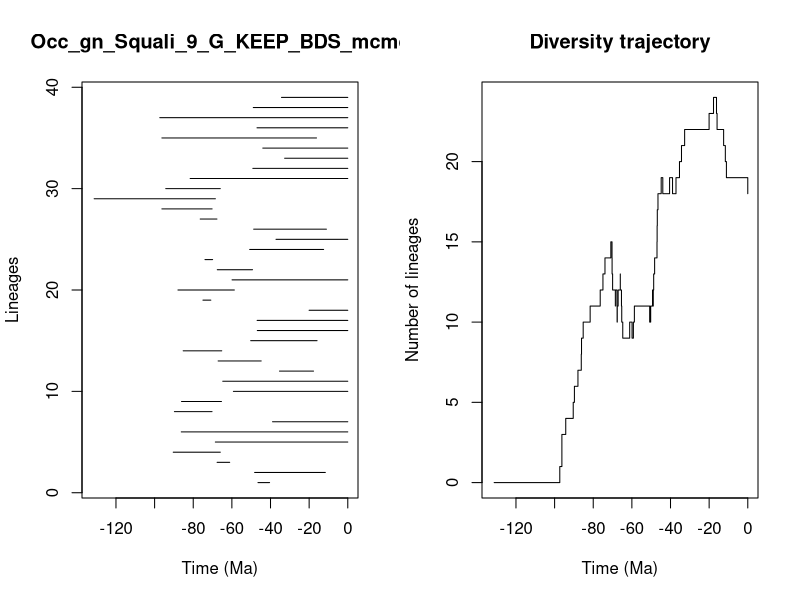

Source code (R):


pdf(file='../Results/Genus/5_MA_bins_EP_FT/pyrate_mcmc_logs/Occ_gn_Squali_9_G_KEEP_BDS_mcmc_LTT.pdf',width=0.6*20, height=0.6*10)
title = "Occ_gn_Squali_9_G_KEEP_BDS_mcmc"
ts=c(46.48837127400199, 48.220756304013456,67.64534043748372,90.35957853284576,68.55746593224482,86.19336236819312,38.94843948349945,89.74585967243263,86.0656951489386,59.21095145552704,64.71747917328267,35.35518219746333,67.11153880904914,85.20435332010166,50.2614808814694,46.837974571512525,46.926654086216956,20.024459620333634,74.97509271138614,87.91614208692556,59.90585028078853,67.55784786517826,73.92425084572659,50.78377444790416,37.15757746524753,48.710658776912226,76.38896670911743,96.22855398009399,131.2908413999148,94.23298466711786,81.59893248728119,49.14780042546115,32.68664903231581,43.99038807893667,96.22876979579469,46.99300630344771,97.31670127245079,48.9217393307158,34.31241031988942)
te=c(40.48374168674791, 11.61654902436807,61.13029257445113,65.98485533935184,0.0,0.0,0.0,70.27518597059188,65.38937615173718,0.0,0.0,17.740425461212162,44.824002978677484,65.2455731504784,15.89628458528113,0.0,0.0,0.0,70.8904091045996,58.704461863882344,0.0,49.3053302254698,69.96837783013753,12.503204023344857,0.0,11.061871025709129,67.73732519232809,70.23754028156607,68.53760907074667,65.99983381069623,0.0,0.0,0.0,0.0,16.192984414785762,0.0,0.0,0.0,0.0)
div_traj=c(0, 1,2,3,4,5,6,7,8,9,10,11,12,13,14,15,14,13,12,11,12,11,10,11,12,13,12,11,10,9,10,9,10,11,10,11,12,11,12,13,14,15,16,17,18,19,18,19,18,19,20,21,22,23,24,23,22,21,20,19,18)
time_events=c(131.2908413999148, 97.31670127245079,96.22876979579469,96.22855398009399,94.23298466711786,90.35957853284576,89.74585967243263,87.91614208692556,86.19336236819312,86.0656951489386,85.20435332010166,81.59893248728119,76.38896670911743,74.97509271138614,73.92425084572659,70.8904091045996,70.27518597059188,70.23754028156607,69.96837783013753,68.55746593224482,68.53760907074667,67.73732519232809,67.64534043748372,67.55784786517826,67.11153880904914,65.99983381069623,65.98485533935184,65.38937615173718,65.2455731504784,64.71747917328267,61.13029257445113,59.90585028078853,59.21095145552704,58.704461863882344,50.78377444790416,50.2614808814694,49.3053302254698,49.14780042546115,48.9217393307158,48.710658776912226,48.220756304013456,46.99300630344771,46.926654086216956,46.837974571512525,46.48837127400199,44.824002978677484,43.99038807893667,40.48374168674791,38.94843948349945,37.15757746524753,35.35518219746333,34.31241031988942,32.68664903231581,20.024459620333634,17.740425461212162,16.192984414785762,15.89628458528113,12.503204023344857,11.61654902436807,11.061871025709129,0.0)
                par(mfrow=c(1,2))
                L = length(ts)
                plot(ts, 1:L , xlim=c(-max(ts)-1,0), pch=20, type="n", main=title,xlab="Time (Ma)",ylab="Lineages")
                for (i in 1:L){segments(x0=-te[i],y0=i,x1=-ts[i],y1=i)}    
                t = -time_events
                plot(div_traj ~ t,type="s", main = "Diversity trajectory",xlab="Time (Ma)",ylab="Number of lineages",xlim=c(-max(ts)-1,0))
                abline(v=c(65,200,251,367,445),lty=2,col="gray")
                
